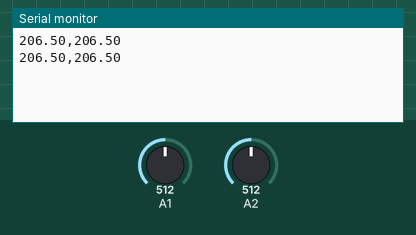
Bench run of a sketch on a simulated Arduino Uno, built with avr-gcc and run on an emulated ATmega328P. Shown: the last lines printed to the serial monitor. Inputs (shaded band) come from the test bench; at power-on: A1 = 512, A2 = 512.

Above: at 3.8 s.
3.9 s: A1 set to 716
At 6.3 s:
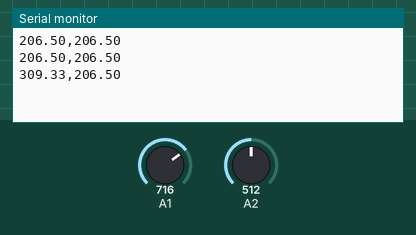
7.8 s: A2 set to 716
At 9.8 s:
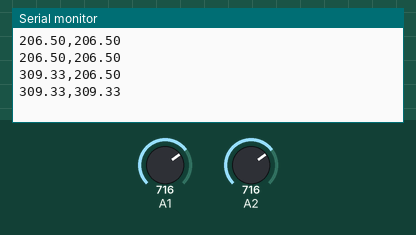
11.7 s: A1 set to 900
At 13.4 s:
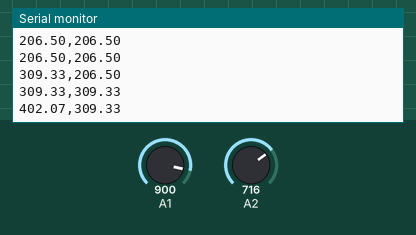
15.6 s: A2 set to 900
At 19.2 s:
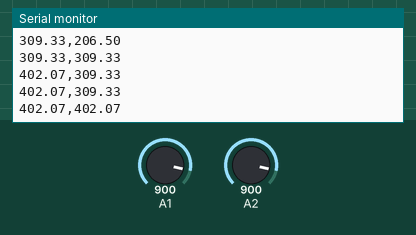
Timing chart, 0 to 20.5 s (numbered marks = the images above; inputs shaded):
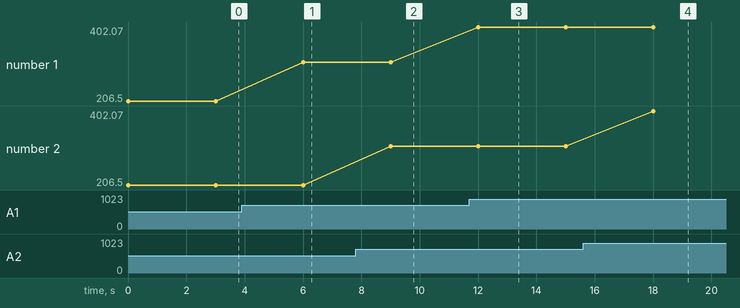

The sketch:

Tvac_Rescue.ino
```cpp
//use pins 9 and 10 for connections to the mossfet
//use pins a- and a1 for temp sensors.
// 6V power supply  2 Amps

int switch1 = 9;
int switch2 = 10;
int dtime = 3000;
int setpt1 = 40;
  int setpt2 = 20;

void setup()
{
  Serial.begin(9600);
}
void loop() {
  //get the analog signal
  int sensorValue0 = analogRead(A1);
  int sensorValue1 = analogRead(A2);


  //convert to voltage
  float voltage0 = sensorValue0 * (5.0 /1023);
  float voltage1 = sensorValue1 * (5.0 /1023);


  //convert voltage to temperature in C
  float Const = -51.56 ;
  float temp1 = voltage0 * 103.125 + Const;
  float temp2 = voltage1 * 103.125 + Const;

  //sets temp set point in C


  if (temp1 > (setpt1+3))
    {
      digitalWrite(switch1,LOW);
    }
  if (temp1 <(setpt1 -3))
    {
     digitalWrite(switch1,HIGH);
    }


  if (temp2 > (setpt2+3))
    {
         digitalWrite(switch2,LOW);
    }
  if (temp2 < (setpt2-3))
    {
      digitalWrite(switch2,HIGH);
    }


  Serial.print(temp1);
  Serial.print(',');
    Serial.print(temp2);


  Serial.println(' ');

  delay(dtime);
}
```

Measured:
- after the input at 3.9 s, the serial monitor: prints a new line after 2.1 s (image 1)
- after the input at 7.8 s, the serial monitor: prints a new line after 1.2 s (image 2)
- after the input at 11.7 s, the serial monitor: prints a new line after 0.31 s (image 3)
- after the input at 15.6 s, the serial monitor: prints a new line after 2.4 s (image 4)
- plotted number 1: 206.5 → 309.33 after the input at 3.9 s, 309.33 → 402.07 after the input at 11.7 s
